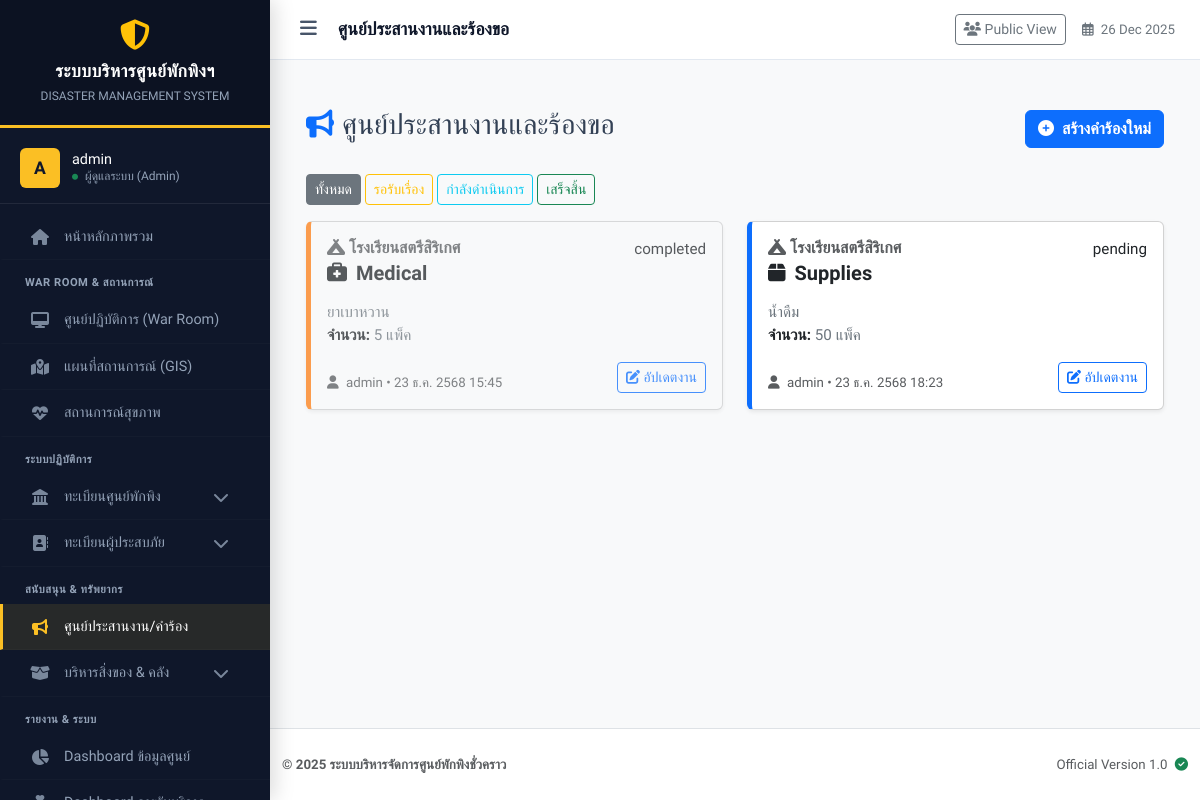
The app's page /request_manager.php (signed in) with its own data.
### tables this page shows
CREATE TABLE `shelter_requests` (
  `id` int(11) NOT NULL,
  `shelter_id` int(11) NOT NULL,
  `category` enum('supplies','medical','manpower','transport','other') NOT NULL COMMENT 'หมวดหมู่',
  `urgency` enum('normal','high','critical') DEFAULT 'normal' COMMENT 'ความเร่งด่วน',
  `detail` text NOT NULL COMMENT 'รายละเอียดสิ่งที่ขอ',
  `quantity` varchar(100) DEFAULT NULL COMMENT 'จำนวน (ถ้ามี)',
  `status` enum('pending','approved','in_progress','completed','rejected') DEFAULT 'pending',
  `response_note` text DEFAULT NULL COMMENT 'บันทึกการตอบรับจาก Admin',
  `created_by` int(11) NOT NULL,
  `created_at` datetime DEFAULT current_timestamp(),
  `updated_at` datetime DEFAULT NULL ON UPDATE current_timestamp()
);

CREATE TABLE `shelters` (
  `id` int(11) NOT NULL,
  `incident_id` int(11) NOT NULL COMMENT 'ผูกกับเหตุการณ์ไหน',
  `name` varchar(200) NOT NULL COMMENT 'ชื่อศูนย์',
  `location` text NOT NULL COMMENT 'ที่ตั้ง',
  `latitude` decimal(10,8) DEFAULT NULL,
  `longitude` decimal(11,8) DEFAULT NULL,
  `capacity` int(11) NOT NULL DEFAULT 0 COMMENT 'ความจุสูงสุด',
  `contact_phone` varchar(20) DEFAULT NULL,
  `status` enum('open','full','closed') NOT NULL DEFAULT 'open',
  `last_updated` datetime DEFAULT NULL
);

CREATE TABLE `users` (
  `id` int(11) NOT NULL,
  `username` varchar(50) NOT NULL COMMENT 'ชื่อผู้ใช้',
  `password` varchar(255) NOT NULL COMMENT 'รหัสผ่าน (Hashed)',
  `first_name` varchar(100) DEFAULT '',
  `last_name` varchar(100) DEFAULT '',
  `full_name` varchar(100) NOT NULL COMMENT 'ชื่อ-นามสกุล',
  `role` varchar(50) NOT NULL DEFAULT 'staff',
  `shelter_id` int(11) DEFAULT NULL COMMENT 'สังกัดศูนย์พักพิง',
  `created_at` timestamp NOT NULL DEFAULT current_timestamp(),
  `last_login` datetime DEFAULT NULL
);

### includes/functions.php (called while the page is built, shortened)
<?php
function thaiDate($date) {
    $months = [
        1=>'ม.ค.', 2=>'ก.พ.', 3=>'มี.ค.', 4=>'เม.ย.', 5=>'พ.ค.', 6=>'มิ.ย.',
        7=>'ก.ค.', 8=>'ส.ค.', 9=>'ก.ย.', 10=>'ต.ค.', 11=>'พ.ย.', 12=>'ธ.ค.'
    ];
    $timestamp = strtotime($date);
    $d = date('j', $timestamp);
    $m = $months[(int)date('n', $timestamp)];
    $y = date('Y', $timestamp) + 543;
    return "$d $m $y";
}
?>

### request_manager.php (the view, shortened to what this page needs)
<?php
require_once 'config/db.php';
require_once 'includes/functions.php';
$sql = "SELECT r.*, s.name as shelter_name, u.username
        FROM shelter_requests r
        JOIN shelters s ON r.shelter_id = s.id
        LEFT JOIN users u ON r.created_by = u.id
        WHERE 1=1 ";
$filter_status = $_GET['status'] ?? '';
$sql .= " ORDER BY FIELD(r.urgency, 'critical', 'high', 'normal'), r.created_at DESC";
$requests = $pdo->query($sql)->fetchAll();
?>
<!DOCTYPE html>
<html lang="th">
<head>
    <link href="https://cdn.jsdelivr.net/npm/bootstrap@5.3.0/dist/css/bootstrap.min.css" rel="stylesheet">
    <link rel="stylesheet" href="https://cdnjs.cloudflare.com/ajax/libs/font-awesome/6.4.0/css/all.min.css">
</head>
<body class="bg-light">
<?php include 'includes/header.php'; ?>
<div class="container mt-4">
    <div class="d-flex justify-content-between align-items-center mb-4">
        <h3><i class="fas fa-bullhorn text-primary me-2"></i>ศูนย์ประสานงานและร้องขอ</h3>
        <button class="btn btn-primary fw-bold" id="btnNewRequest">
            <i class="fas fa-plus-circle me-1"></i> สร้างคำร้องใหม่
        </button>
    </div>
    <div class="mb-3">
        <a href="request_manager.php" class="btn btn-sm btn-outline-secondary <?php echo !$filter_status ? 'active' : ''; ?>">ทั้งหมด</a>
        <a href="request_manager.php?status=pending" class="btn btn-sm btn-outline-warning <?php echo $filter_status=='pending' ? 'active' : ''; ?>">รอรับเรื่อง</a>
        <a href="request_manager.php?status=in_progress" class="btn btn-sm btn-outline-info <?php echo $filter_status=='in_progress' ? 'active' : ''; ?>">กำลังดำเนินการ</a>
        <a href="request_manager.php?status=completed" class="btn btn-sm btn-outline-success <?php echo $filter_status=='completed' ? 'active' : ''; ?>">เสร็จสิ้น</a>
    </div>
    <div class="row">
        <?php if(empty($requests)): ?>
            <div class="col-12 text-center py-5 text-muted">ไม่มีรายการคำร้อง</div>
        <?php else: ?>
            <?php foreach($requests as $req):
                $borderClass = 'border-' . $req['urgency'];
                $bgClass = $req['status'] == 'completed' ? 'bg-light opacity-75' : 'bg-white';
                $statusBadges = [
                    'pending' => '<span class="badge bg-warning text-dark"><i class="far fa-clock"></i> รอรับเรื่อง</span>',
                    'approved' => '<span class="badge bg-info"><i class="fas fa-check"></i> รับเรื่องแล้ว</span>',
                    'in_progress' => '<span class="badge bg-primary"><i class="fas fa-shipping-fast"></i> กำลังดำเนินการ</span>',
                    'completed' => '<span class="badge bg-success"><i class="fas fa-check-circle"></i> เสร็จสิ้น</span>',
                    'rejected' => '<span class="badge bg-secondary">ยกเลิก/ปฏิเสธ</span>'
                ];
            ?>
            <div class="col-lg-6 mb-3">
                <div class="card shadow-sm h-100 <?php echo $bgClass; ?> <?php echo $borderClass; ?>">
                    <div class="card-body">
                        <div class="d-flex justify-content-between mb-2">
                            <h5 class="card-title fw-bold text-dark">
                                <?php if($role === 'admin'): ?>
                                    <small class="text-muted d-block fs-6 mb-1"><i class="fas fa-campground"></i> <?php echo htmlspecialchars($req['shelter_name']); ?></small>
                                <?php endif; ?>
                                <?php
                                    $iconMap = ['supplies'=>'box', 'medical'=>'briefcase-medical', 'manpower'=>'users', 'transport'=>'truck', 'other'=>'question-circle'];
                                    $icon = $iconMap[$req['category']] ?? 'circle';
                                ?>
                                <i class="fas fa-<?php echo $icon; ?> me-1"></i> <?php echo ucfirst($req['category']); ?>
                            </h5>
                            <div><?php echo $statusBadges[$req['status']] ?? $req['status']; ?></div>
                        </div>
                        <p class="card-text text-secondary mb-1">
                            <?php echo nl2br(htmlspecialchars($req['detail'])); ?>
                            <?php if($req['quantity']): ?>
                                <br><strong class="text-dark">จำนวน:</strong> <?php echo htmlspecialchars($req['quantity']); ?>
                            <?php endif; ?>
                        </p>
                        <div class="d-flex justify-content-between align-items-end mt-3">
                            <small class="text-muted">
                                <i class="fas fa-user me-1"></i> <?php echo $req['username']; ?> •
                                <?php echo thaiDate(date('Y-m-d', strtotime($req['created_at']))); ?> <?php echo date('H:i', strtotime($req['created_at'])); ?>
                            </small>
                            <?php if($role === 'admin'): ?>
                                <button class="btn btn-sm btn-outline-primary"
                                        onclick='updateStatus(<?php echo json_encode($req); ?>)'>
                                    <i class="fas fa-edit"></i> อัปเดตงาน
                                </button>
                            <?php endif; ?>
                        </div>
                    </div>
                </div>
            </div>
            <?php endforeach; ?>
        <?php endif; ?>
    </div>
</div>
<?php include 'includes/footer.php'; ?>
</body>
</html>

### request_manager.php (style rules this page uses)
.border-high { border-left: 5px solid #fd7e14 !important; }
.border-normal { border-left: 5px solid #0d6efd !important; }

### includes/header.php (style rules this page uses)
:root { --sidebar-width: 270px; --header-height: 60px; --nav-bg: #0f172a; --nav-hover: #1e293b; --active-gold: #fbbf24; --text-main: #f1f5f9; --text-muted: #94a3b8; --body-bg: #f8fafc; --border-color: rgba(255,255,255,0.08); }
body { font-family: 'Prompt', sans-serif; background-color: var(--body-bg); color: #334155; overflow-x: hidden; font-size: 0.95rem; }

### records on screen
shelter_requests: shelter.name "โรงเรียนสตรีสิริเกศ", category "Medical", status "completed", detail "ยาเบาหวาน", quantity "5 แพ็ค", users.username "admin", created_at "23 ธ.ค. 2568", created_at "15:45"
shelter_requests: shelter.name "โรงเรียนสตรีสิริเกศ", category "Supplies", status "pending", detail "น้ำดืม", quantity "50 แพ็ค", users.username "admin", created_at "23 ธ.ค. 2568", created_at "18:23"

### other values on screen
substr($_SESSION['username'] ?? 'U', 0, 1) "A"
$_SESSION['username'] "admin"
